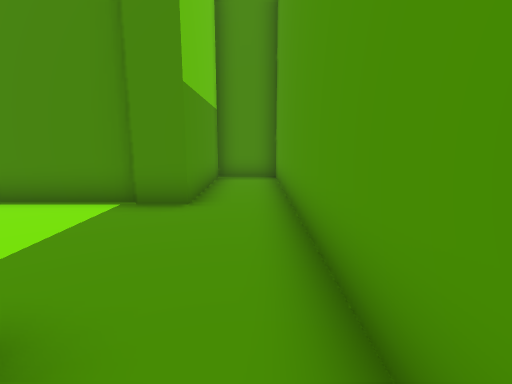
view 1 (above)

24 first-person views from a walk through a 3-D level made in the Unity game engine. The camera is 1.2 m above the floor, tilts 10° down and sees 85° across. The floor is counted in squares, 1 m on a side. Each view is taken from the middle of a square. On the plan, view 1 faces up. The plan holds only what a view shows up to about 13 squares ahead; the rest is blank. The place goes on beyond the plan. The player is left out. Some surface patterns are stand-ins.

view 2
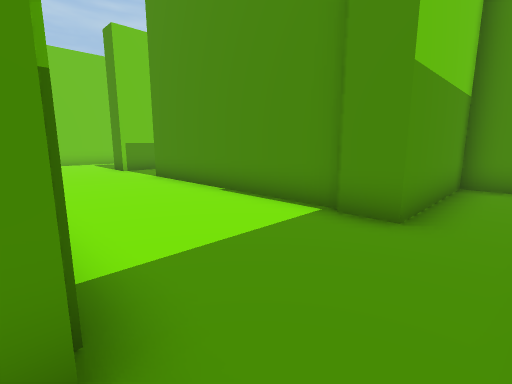

view 3
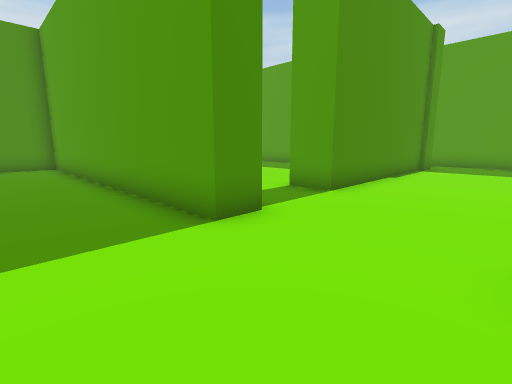

view 4
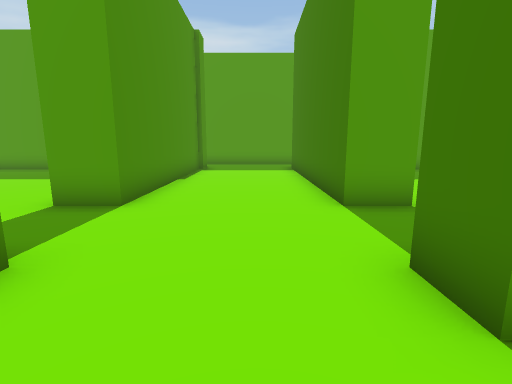

view 5
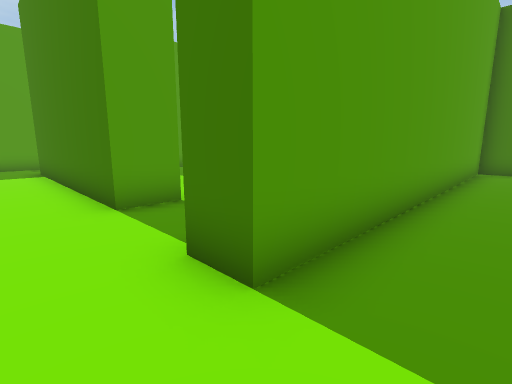

view 6
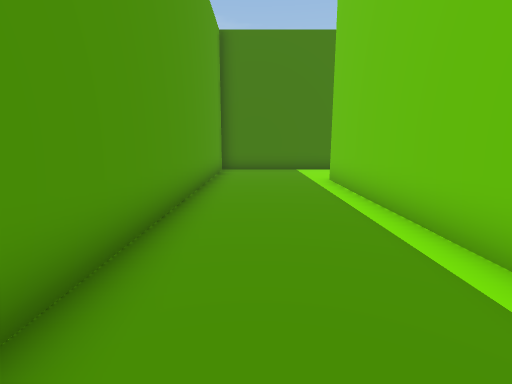

view 7
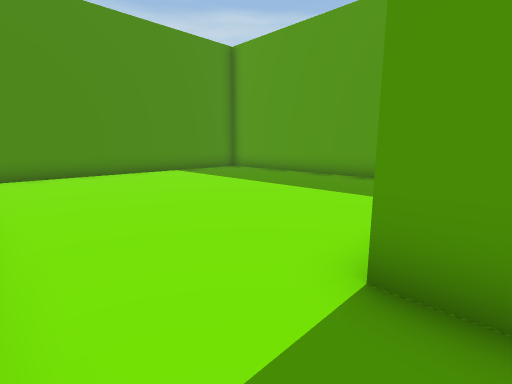

view 8
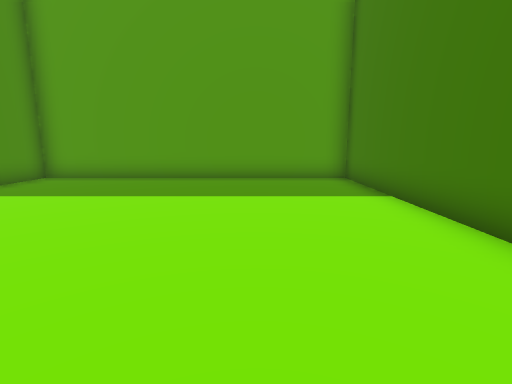

view 9
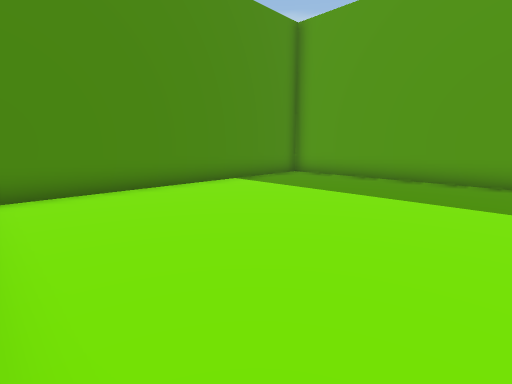

view 10
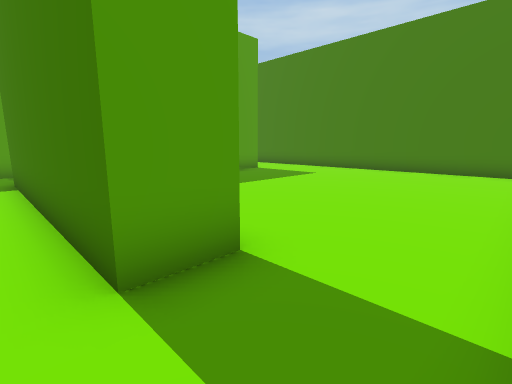

view 11
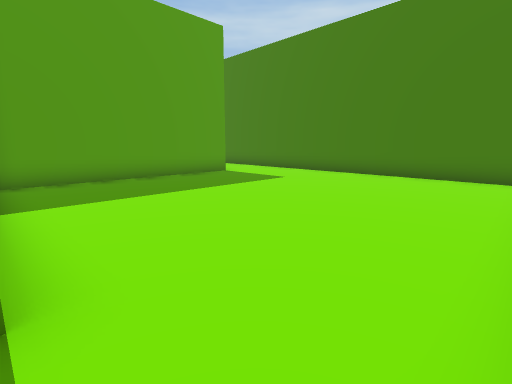

view 12
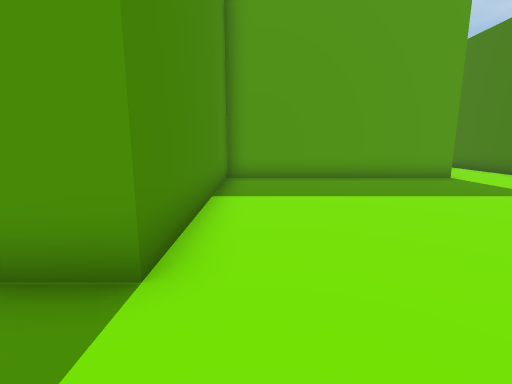

view 13
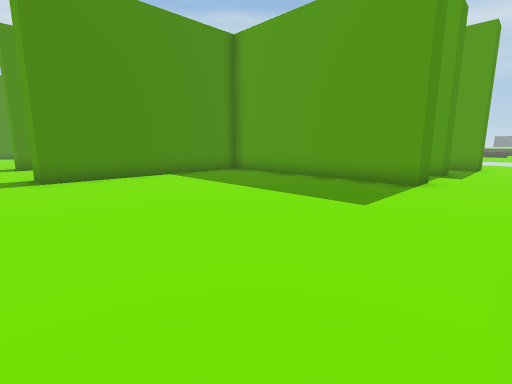

view 14
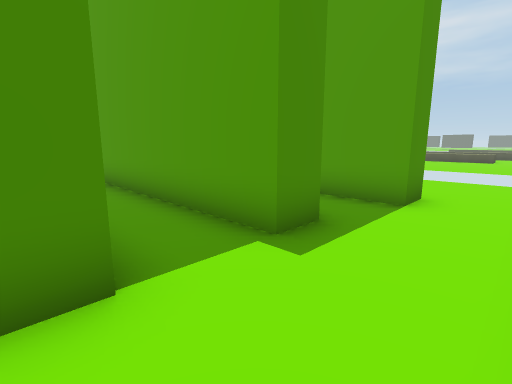

view 15
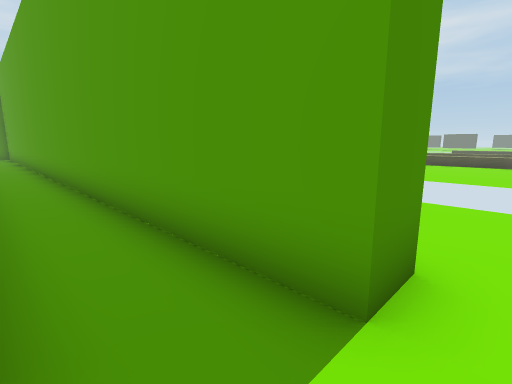

view 16
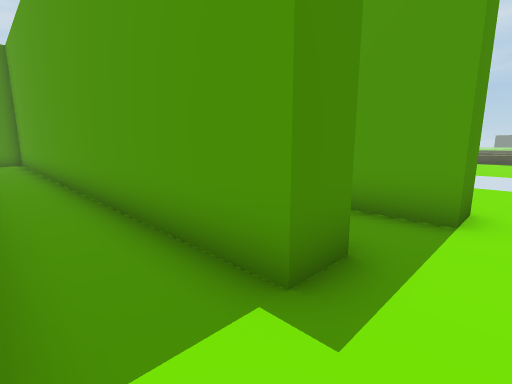

view 17
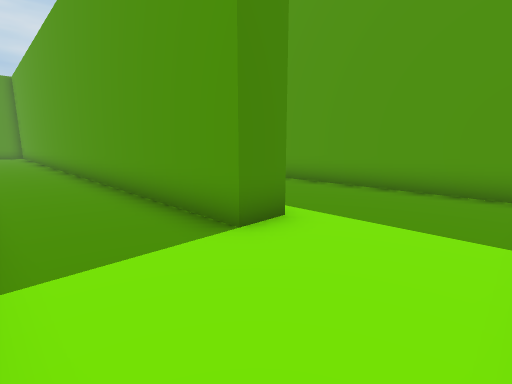

view 18
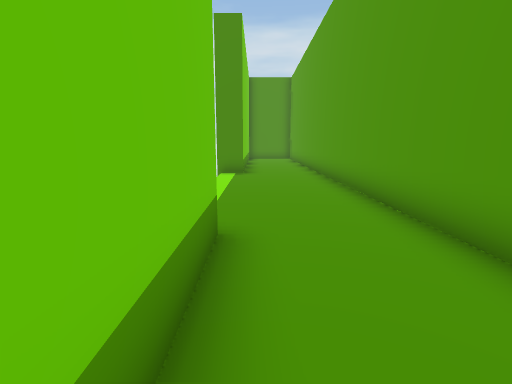

view 19
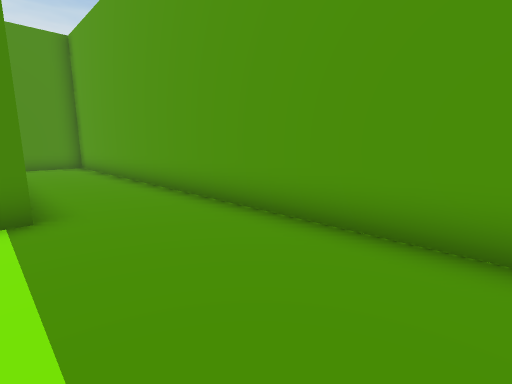

view 20
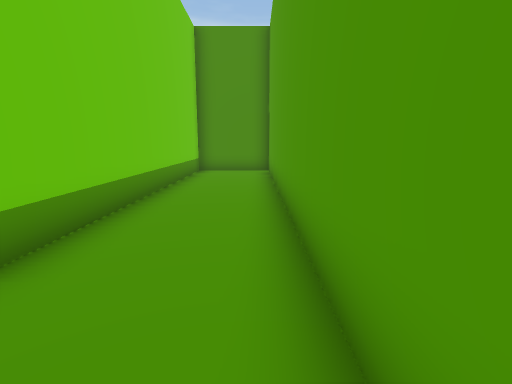

view 21
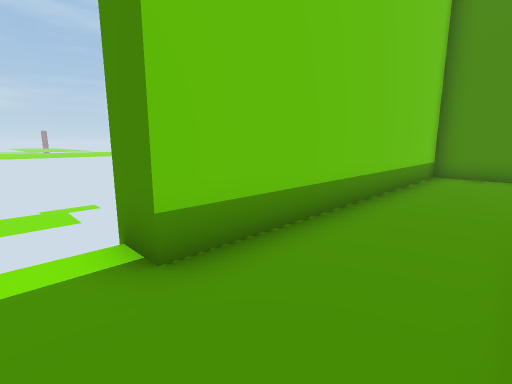

view 22
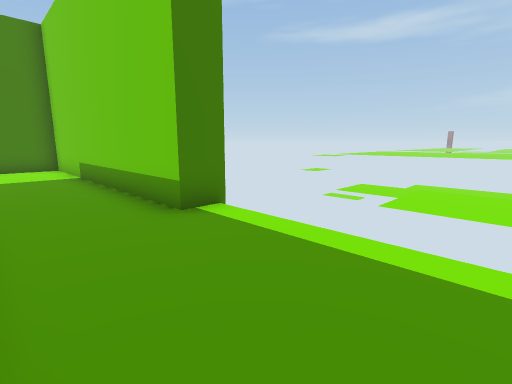

view 23
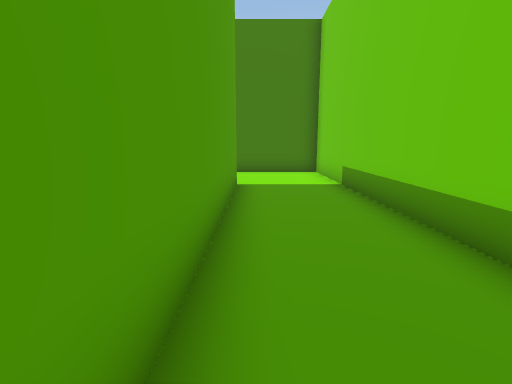

view 24
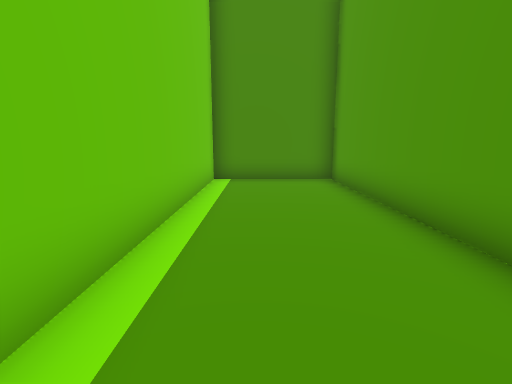

### Floor plan
Points are (right, up) in squares from view 1. A wall is a line through its corners. A room is listed if a view was taken in it or the views show most of it. See-through windows are left out.
Room 1 (views 1, 2, 3, 4, 5, 6, 7, 8, 9, 10, 11, 17, 18, 19, 20, 21, 22, 23, 24)
walls: (-12.4, 6.9) (-12.4, 5.4) (-13.5, 5.4) (-13.5, 17.3) (-17.4, 17.3) (-17.4, 9.4); (-8.8, 6.9) (-2.4, 6.9) (-2.4, 17.3) (-11.8, 17.3); (-9.7, 0) (-9.7, 1.3) (-1.8, 1.3); (-17.4, -0.5) (-17.4, -7.1) (-18.4, -7.1) (-18.4, 17.3) (-21.5, 17.3) (-21.5, 7.1) (-22.6, 7.1); (-2.2, 5.6) (-9.7, 5.6) (-9.7, 7); (-22.6, -0.4) (-21.5, -0.4) (-21.5, -10.6) (-13.5, -10.6) (-13.5, 1.5) (-12.4, 1.5); (0.7, -7.8) (0.7, 9.9) (-1.3, 9.9) (-1.3, 5.4) (-2.4, 5.4)
ways out: opening at (-11, 0) to room 2; opening at (-0.5, -7) to room 2
Room 2 (views 12, 13, 14, 15, 16)
walls: (-1.2, -7.8) (-2.4, -7.8) (-2.4, 0) (-9.7, 0); (1.8, -7.8) (0.7, -7.8); (-1.5, -10.6) (1.4, -10.6); (3.7, -8.3) (3.7, 7.9); (-11.6, -10.6) (-3.9, -10.6)
ways out: opening at (-11, 0) to room 1; opening at (-0.5, -7) to room 1; opening at (4.5, -9.5)

Where each view was taken, in squares from view 1:
view 1: 0 up, 0 right, facing up
view 2: 1 up, 0 right, facing up-left
view 3: 2 up, 16 left, facing up-right
view 4: 3 up, 15 left, facing right
view 5: 3 up, 15 left, facing down-right
view 6: 2 up, 15 left, facing down
view 7: 6 up, 12 left, facing up-right
view 8: 10 up, 12 left, facing right
view 9: 10 up, 12 left, facing up-right
view 10: 2 up, 12 left, facing down-right
view 11: 0 up, 12 left, facing down-right
view 12: 1 down, 12 left, facing right
view 13: 10 down, 11 left, facing up-right
view 14: 10 down, 2 left, facing up-right
view 15: 9 down, 2 right, facing up-right
view 16: 9 down, 1 left, facing up-right
view 17: 10 down, 21 left, facing up-right
view 18: 4 down, 21 left, facing up
view 19: 2 up, 22 left, facing up-right
view 20: 5 up, 19 left, facing up
view 21: 6 up, 19 left, facing up-left
view 22: 4 up, 19 left, facing down-left
view 23: 1 up, 19 left, facing down
view 24: 8 up, 16 left, facing up
